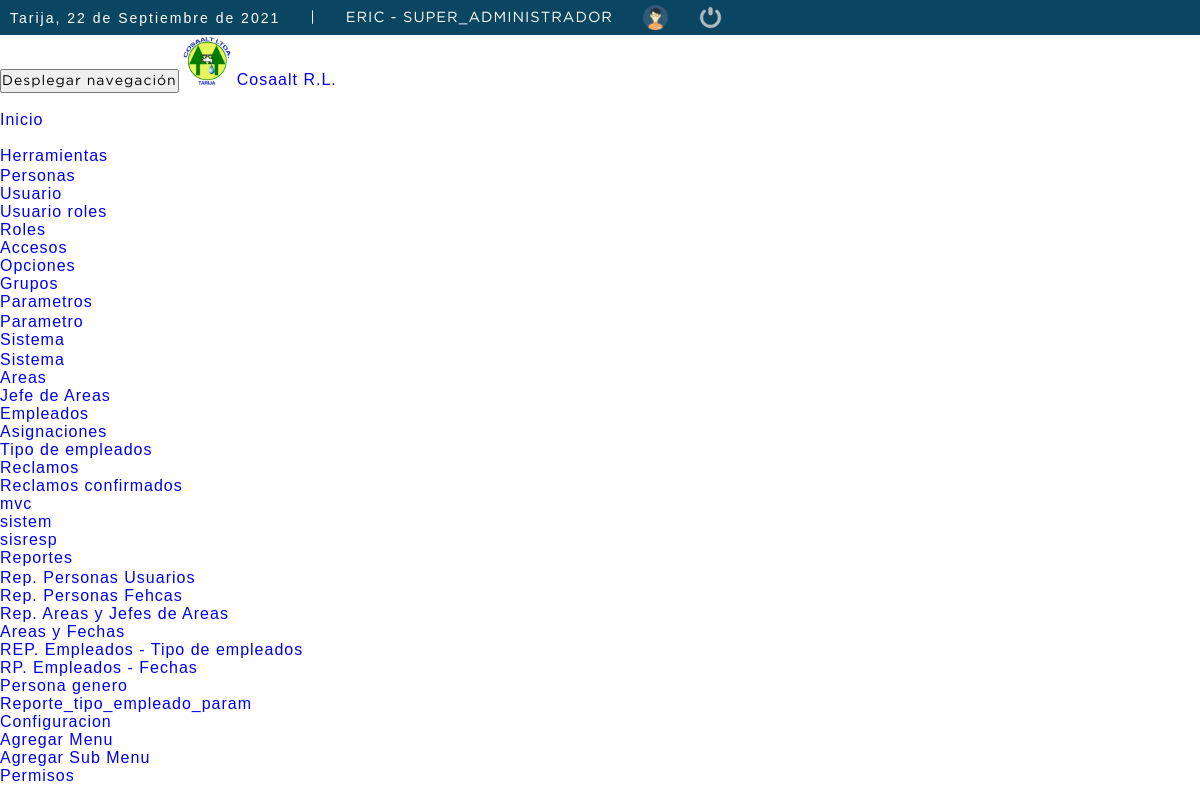
The app's page /menu_sistema/men.php (signed in) with its own data.
### tables this page shows
CREATE TABLE `sistema_reclamos` (
  `id_sistema_reclamo` int(11) NOT NULL,
  `nombre` varchar(45) NOT NULL,
  `nombre_creador` varchar(45) NOT NULL,
  `logo` varchar(200) NOT NULL,
  `fec_insercion` timestamp NOT NULL DEFAULT current_timestamp() ON UPDATE current_timestamp(),
  `fec_modificacion` timestamp NOT NULL DEFAULT current_timestamp() ON UPDATE current_timestamp(),
  `usuario` int(11) NOT NULL,
  `estado` char(1) NOT NULL
);

CREATE TABLE `grupos` (
  `id_grupo` int(11) NOT NULL,
  `grupo` varchar(100) NOT NULL,
  `icono` varchar(200) NOT NULL,
  `fec_insercion` timestamp NOT NULL DEFAULT current_timestamp() ON UPDATE current_timestamp(),
  `fec_modificacion` timestamp NOT NULL DEFAULT current_timestamp() ON UPDATE current_timestamp(),
  `usuario` int(11) NOT NULL,
  `gr_estado` char(1) NOT NULL
);

CREATE TABLE `accesos` (
  `id_acceso` int(11) NOT NULL,
  `id_grupo` int(11) NOT NULL,
  `id_opcion` int(11) NOT NULL,
  `id_rol` int(11) NOT NULL,
  `permisos` varchar(60) NOT NULL,
  `fec_insercion` timestamp NOT NULL DEFAULT current_timestamp() ON UPDATE current_timestamp(),
  `fec_modificacion` timestamp NOT NULL DEFAULT current_timestamp() ON UPDATE current_timestamp(),
  `usuario` int(11) NOT NULL,
  `estado` char(1) NOT NULL
);

CREATE TABLE `opciones` (
  `id_opcion` int(11) NOT NULL,
  `id_grupo` int(11) NOT NULL,
  `nombre` varchar(100) NOT NULL,
  `op_url` varchar(200) NOT NULL,
  `mostrar` varchar(20) NOT NULL,
  `orden` int(100) NOT NULL,
  `fec_insercion` timestamp NOT NULL DEFAULT current_timestamp() ON UPDATE current_timestamp(),
  `fec_modificacion` timestamp NOT NULL DEFAULT current_timestamp() ON UPDATE current_timestamp(),
  `usuario` int(11) NOT NULL,
  `op_estado` char(1) NOT NULL
);

### menu_sistema/men.php (the view, shortened to what this page needs)
<?php
	function fechaC(){
		$mes = array("","Enero",
					  "Febrero",
					  "Marzo",
					  "Abril",
					  "Mayo",
					  "Junio",
					  "Julio",
					  "Agosto",
					  "Septiembre",
					  "Octubre",
					  "Noviembre",
					  "Diciembre");
		return date('d')." de ". $mes[date('n')] . " de " . date('Y');
	}
?>
<!DOCTYPE html>
<html lang="es">
<head>
    <link rel="stylesheet" href="styleheaderr.css">
</head>
<body>
<div class="headerrr">
			<div class="optionsBarrr">
				<p>Tarija, <?php echo fechaC(); ?></p>
				<span>|</span>
				<span class="user"><?php echo $_SESSION['s_usuario'].' - '.$_SESSION['s_rol']; ?></span>
				<img class="photouserrr" src="img/user.png" alt="Usuario">
				<a href="../login/bd/logout.php"><img class="closerr" src="img/salir.png" alt="Salir del sistema" title="Salir"></a>
			</div>
		</div>
<nav class="navbar navbar-default navbar-fixed-top "  role="navigation">
       <div class="navbar-header">
    <button type="button" class="navbar-toggle" data-toggle="collapse"
            data-target=".navbar-ex1-collapse">
      <span class="sr-only">Desplegar navegación</span>
    </button>
<?php
						include '../conexion.php';
						$menulis="SELECT * from sistema_reclamos where estado=1";
						$menulistar=mysqli_query($con,$menulis);
						$data=mysqli_fetch_assoc($menulistar) ;
						?>
		<img class="img" src="../fotos/<?php echo $data['logo'];?>"   width="50" height="50"   >
    <a class="navbar-brand" href="#"><?php echo $data['nombre'];?></a>
  </div>
       <div class="div">
  <div class="collapse navbar-collapse navbar-ex1-collapse">
    <ul class="nav navbar-nav navbar-right">
      <li ><a href="#"></a></li>
      <li><a href="../index.php">Inicio</a></li>
      <li class="dropdown">
<?php
include_once 'conexion.php';
$listargrup="SELECT *FROM grupos WHERE gr_estado=1";
$grupres=mysqli_query($con,$listargrup);
while($grupodata=mysqli_fetch_assoc($grupres))
{
    $id_grupo=$grupodata['id_grupo'];
    $accesqry="SELECT * from accesos where id_grupo='$id_grupo' AND accesos.permisos='a'";
    $accessres=mysqli_query($con,$accesqry);
    $accessrow=mysqli_num_rows($accessres);
    if($accessrow>0){
    ?>
      <li class=" dropdown">
        <a class=" dropdown-toggle" href="#"  data-toggle="dropdown" >
        <span> <i class="<?php echo $grupodata['icono']; ?>"></i></span> <?php echo $grupodata['grupo']; ?> <b class="caret"></b>
          </a>
        <ul class="dropdown-menu" >
          <?php
$submenulistqry="SELECT * FROM opciones
                inner join accesos on accesos.id_opcion=opciones.id_opcion
where opciones.op_estado='1' AND opciones.id_grupo='$id_grupo' AND opciones.mostrar='si' AND accesos.permisos='a' AND accesos.id_rol='".$_SESSION["s_id_rol"]."' order by orden asc";
$submenulistres=mysqli_query($con,$submenulistqry);
while($submenulistdata=mysqli_fetch_assoc($submenulistres))
{?>
        <li>  <a  href="<?php echo $submenulistdata['op_url'];?>"><?php echo $submenulistdata['nombre'];?></a></li>
        <?php }?>
        </ul>
      </li>
<?php }} ?>
<?php
if($_SESSION['s_id_rol'] ==1){
  ?>
      <li class=" dropdown">
        <a class="dropdown-toggle" href="#"  data-toggle="dropdown" >
          Configuracion<b class="caret"></b>
        </a>
        <ul class="dropdown-menu">
         <li><a  href="grupo.php">Agregar Menu</a></li>
         <li><a  href="opcion.php">Agregar Sub Menu</a></li>
         <li><a  href="acceso.php">Permisos</a></li>
        </ul>
      </li>
      <?php } ?>
    </ul>
  </div>
</nav>

### tablaSeguridad/styleheaderr.css (style rules this page uses)
* { margin: 0; padding: 0; box-sizing: border-box; }
p { font-family: 'arial'; letter-spacing: 2px; font-size: 14px; line-height: 20px; }
a { text-decoration: none; font-family: arial; letter-spacing: 1px; }
span { font-family: 'GothamBook'; letter-spacing: 1px; font-size: 14px; line-height: 20px; }
.headerrr { color: #FFF; background: #0a4661; height: 35px; display: -webkit-flex; display: -moz-flex; display: -ms-flex; display: -o-flex; display: flex; justify-content: space-between; align-items: center; padding: 10px; margin-top: 0px; }
.optionsBarrr { display: -webkit-flex; display: -moz-flex; display: -ms-flex; display: -o-flex; display: flex; justify-content: center; align-items: center; }
.optionsBarrr span { color: #FFF; font-size: 11pt; font-family: 'GothamBook'; text-transform: uppercase; margin-left: 30px; }
.photouserrr { margin-left: 30px; width: 25px; height: 25px; }
.closerr { width: 25px; height: 25px; }
.optionsBarrr a { display: -webkit-flex; display: -moz-flex; display: -ms-flex; display: -o-flex; display: flex; margin-left: 30px; }

### records on screen
sistema_reclamos: logo (picture), nombre "Cosaalt R.L."
grupos: grupo "Herramientas"
accesos: id_opcion.nombre "Personas"
accesos: id_opcion.nombre "Usuario"
accesos: id_opcion.nombre "Usuario roles"
accesos: id_opcion.nombre "Roles"
accesos: id_opcion.nombre "Accesos"
accesos: id_opcion.nombre "Opciones"
accesos: id_opcion.nombre "Grupos"
grupos: grupo "Parametros"
accesos: id_opcion.nombre "Parametro"
grupos: grupo "Sistema"
accesos: id_opcion.nombre "Sistema"
accesos: id_opcion.nombre "Areas"
accesos: id_opcion.nombre "Jefe de Areas"
accesos: id_opcion.nombre "Empleados"
accesos: id_opcion.nombre "Asignaciones"
accesos: id_opcion.nombre "Tipo de empleados"
accesos: id_opcion.nombre "Reclamos"
accesos: id_opcion.nombre "Reclamos confirmados"
accesos: id_opcion.nombre "mvc"
accesos: id_opcion.nombre "sistem"
accesos: id_opcion.nombre "sisresp"
grupos: grupo "Reportes"
accesos: id_opcion.nombre "Rep. Personas Usuarios"
accesos: id_opcion.nombre "Rep. Personas Fehcas"
accesos: id_opcion.nombre "Rep. Areas y Jefes de Areas"
accesos: id_opcion.nombre "Areas y Fechas"
accesos: id_opcion.nombre "REP. Empleados - Tipo de empleados"
accesos: id_opcion.nombre "RP. Empleados - Fechas"
accesos: id_opcion.nombre "Persona genero"
accesos: id_opcion.nombre "Reporte_tipo_empleado_param"

### other values on screen
fechaC() "22 de Septiembre de 2021"
$_SESSION['s_usuario'] "ERIC"
$_SESSION['s_rol'] "SUPER_ADMINISTRADOR"
